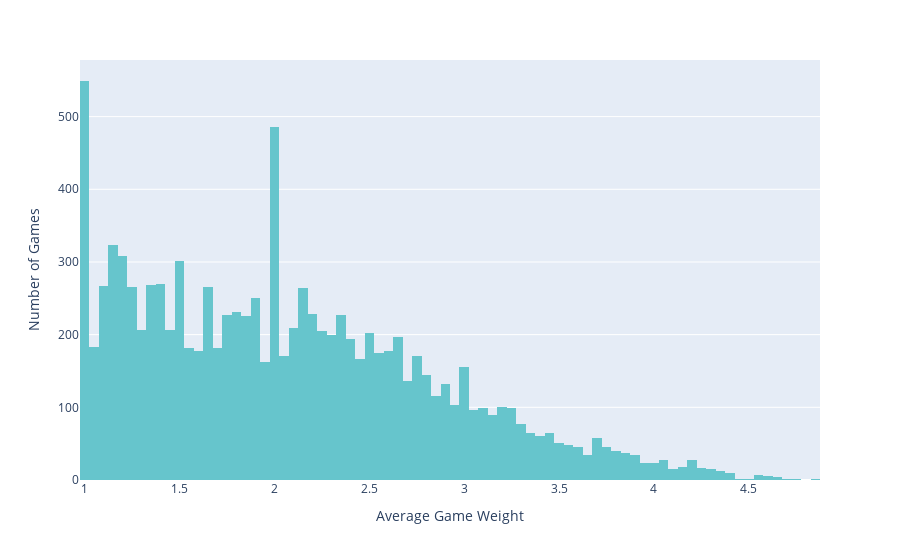

The code cell stored with this chart in its notebook:
### Markdown cell above
There are good games in each game weight, however we can see that the less 'weighty' games have a lower values, while no game above 3 is rated below a 5.

### Code cell
fig = px.histogram(modern_boardgames_df, x= 'GameWeight', color_discrete_sequence = color_pallete)

fig.update_layout(
    xaxis_title_text='Average Game Weight', # xaxis label
    yaxis_title_text='Number of Games', # yaxis label
)

fig.show()

### Figure 1 — Plotly figure (JSON) as saved in the notebook; plotly's stock layout.template omitted (floating-point values rounded to 4 significant figures; data arrays with more than 128 entries replaced by an {"elided": "..."} marker saying what was removed)
{"data": [{"alignmentgroup": "True", "bingroup": "x", "hovertemplate": "GameWeight=%{x}<br>count=%{y}<extra></extra>", "legendgroup": "", "marker": {"color": "rgb(102, 197, 204)", "pattern": {"shape": ""}}, "name": "", "offsetgroup": "", "orientation": "v", "showlegend": false, "type": "histogram", "x": {"elided": "10476 float values"}, "xaxis": "x", "yaxis": "y"}], "layout": {"barmode": "relative", "legend": {"tracegroupgap": 0}, "margin": {"t": 60}, "xaxis": {"anchor": "y", "domain": [0, 1], "title": {"text": "Average Game Weight"}}, "yaxis": {"anchor": "x", "domain": [0, 1], "title": {"text": "Number of Games"}}}}
